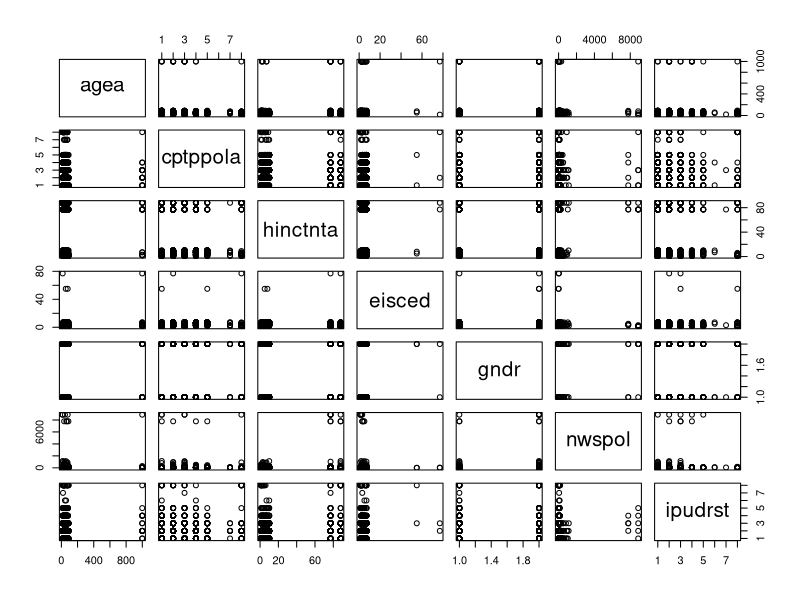
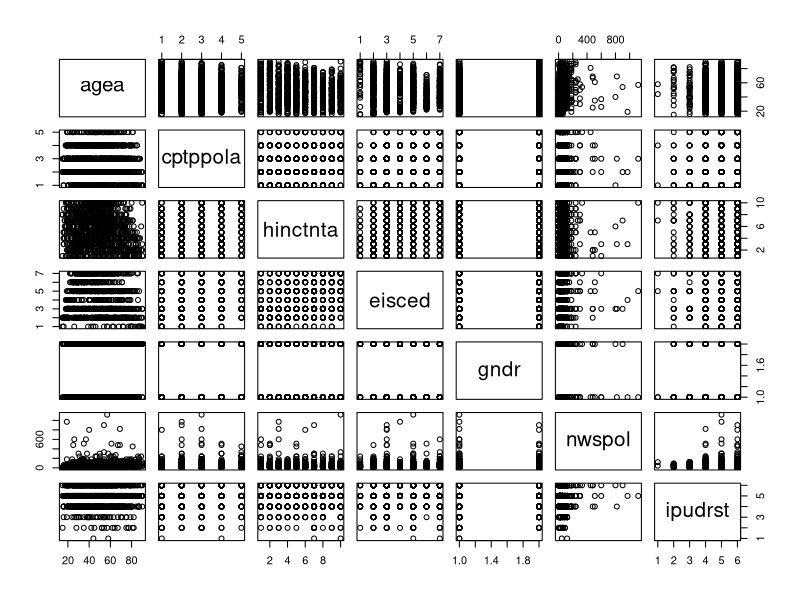
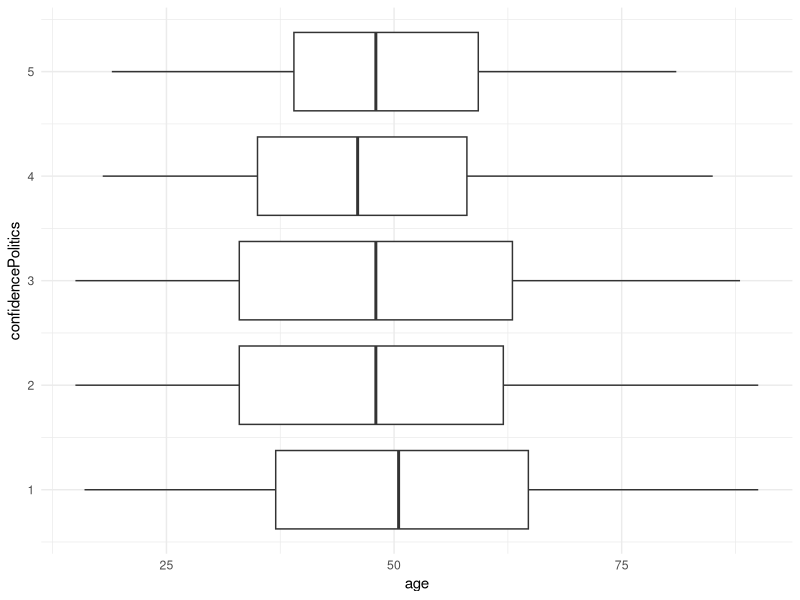
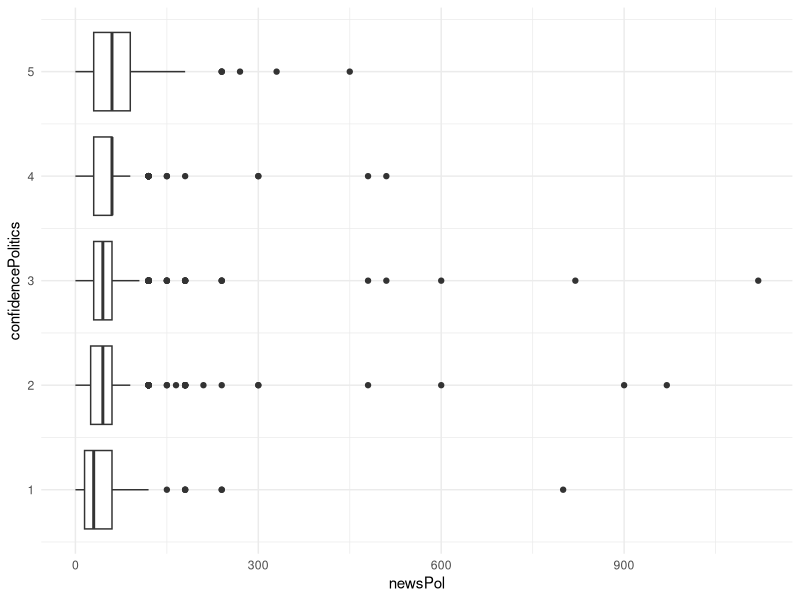
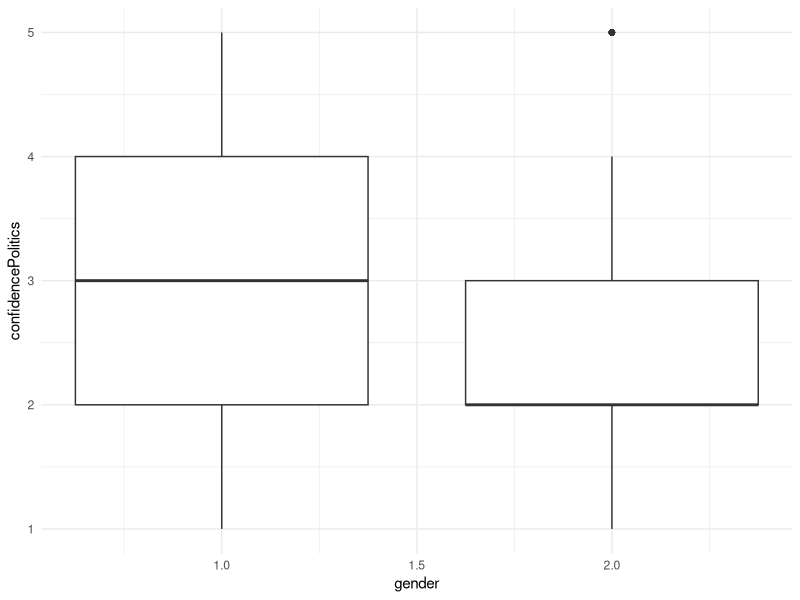
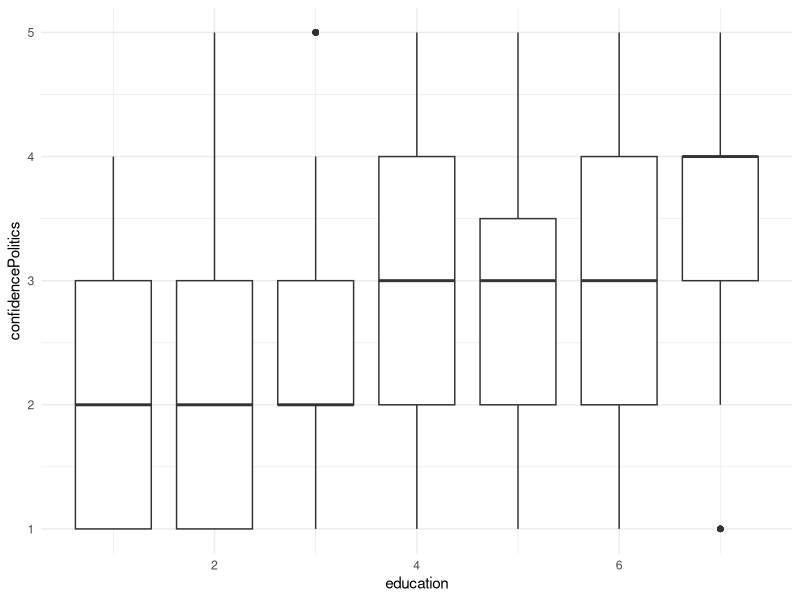
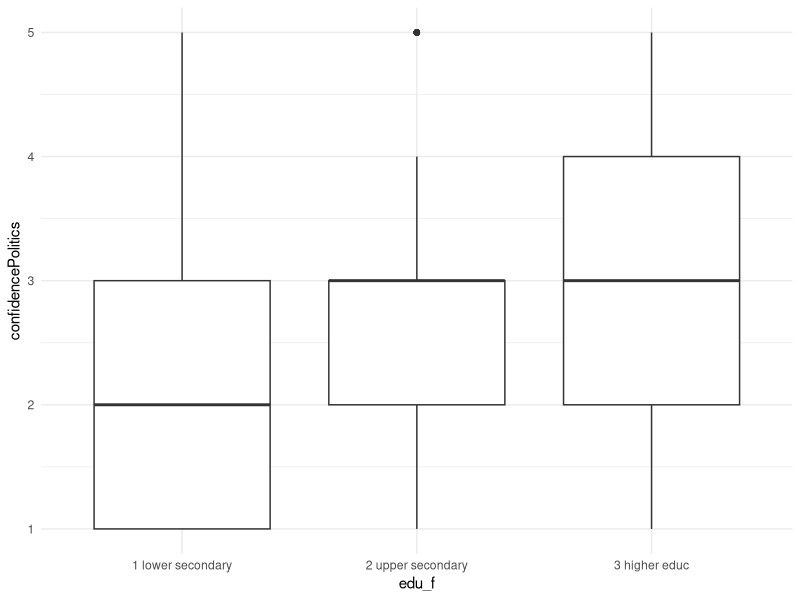
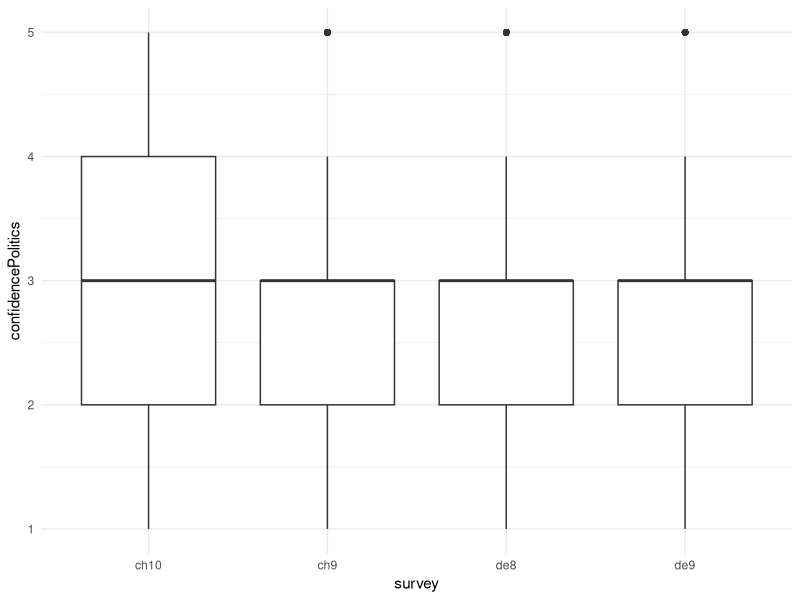

Reproduce these figures in R, in order.
##### ------- setup ------- ######

library(tidyverse)
library(emmeans) # tukey test

theme_set(theme_minimal()) # set default theme for the session

# load ESS data: (similar examples as for the dplyr tutorial)
ESS9_CH <- read.csv("ESSData/ESS9_CH.csv") # replace with relevant dataset for your project

##### ------- data cleaning ------- ######

ESS9_CH_proj <- ESS9_CH %>% 
  select(agea, cptppola, hinctnta, eisced, gndr, nwspol, ipudrst) # new example, we look at what impacts confidence in participating in politics

ESS9_CH_proj %>% plot()

# plot(ESS9_CH_proj)

ESS9_CH_filt <- ESS9_CH_proj %>% 
  filter(cptppola <= 5) %>% 
  filter(agea < 100) %>% 
  filter(hinctnta <= 10) %>% 
  filter(eisced <= 7) %>% 
  filter(gndr < 9) %>% 
  filter(nwspol < 7777) %>% 
  filter(ipudrst <= 6) %>% # check how each variable is operationalized
  mutate(ipudrst = 7-ipudrst)

plot(ESS9_CH_filt)

table(ESS9_CH_filt$eisced) # no 0s so we can use this

# rename columns

ESS9_CH_filt <- ESS9_CH_filt %>% 
  rename(age = agea,
         confidencePolitics = cptppola,
         income = hinctnta,
         education = eisced,
         gender = gndr, # 1 = male, 2 = female, we could recode it with mutate as a categorical variable
         newsPol = nwspol,
         impUnd = ipudrst) 

##### ------- descriptives ------- ######
# some descriptives e.g. 
ESS9_CH_filt %>% 
  ggplot(aes(x = age, y = confidencePolitics, group = confidencePolitics))+
  geom_boxplot()

ESS9_CH_filt %>% 
  ggplot(aes(x = newsPol, y = confidencePolitics, group = confidencePolitics))+
  geom_boxplot()

ESS9_CH_filt %>% 
  ggplot(aes(x = gender, y = confidencePolitics, group = gender))+
  geom_boxplot()

# ESS9_CH_filt %>% 
#   ggplot(aes(x = impUnd, y = confidencePolitics, group = impUnd))+
#   geom_boxplot()
# 
# table(ESS9_CH_filt$impUnd)

ESS9_CH_filt %>% 
  ggplot(aes(x = education, y = confidencePolitics, group = education))+
  geom_boxplot()

# too many categories! I want to simplify this

##### ------- recoding into dummy ------- ######
# I often use ifelse statements:
ESS9_CH_filt$edu_f <- ifelse(ESS9_CH_filt$education %in% c(1,2), "secondary", "other") # simple example

ESS9_CH_filt$edu_f <- ifelse(ESS9_CH_filt$education %in% c(1,2), "1 lower secondary", 
                             ifelse(ESS9_CH_filt$education %in% c(3,4), "2 upper secondary",
                                    ifelse(ESS9_CH_filt$education %in% c(5,6,7), "3 higher educ", NA))) # to recode the whole variable

# see how edu_f is not a numeric anymore
ESS9_CH_filt$edu_f
str(ESS9_CH_filt)
class(ESS9_CH_filt$edu_f)

ESS9_CH_filt %>% 
  ggplot(aes(x = edu_f, y = confidencePolitics, group = edu_f))+
  geom_boxplot()

##### ------- example categorical variable and anova ------- ######
example1 <- lm(confidencePolitics ~ age + income + education + gender + newsPol, data = ESS9_CH_filt) 
summary(example1)

example2 <- lm(confidencePolitics ~ age + income + edu_f + gender + newsPol, data = ESS9_CH_filt) 
summary(example2) # what's the difference? Now we see how each level of education impacts the confidence,
# it makes the interpretation easier than if you had to think about what a 'one unit' increase on the scale of this variable does

anova(example2) # this tells us that education has an effect but we can't tell in what direction

# to get a precise understanding, we can use a pairwise tukey test:
emm_example2 <- emmeans(example2, ~ edu_f)          # estimated marginal means
pairs(emm_example2, adjust = "tukey")                # Tukey pairwise tests



# example of interaction plot (reminder from last week)
# library(sjPlot) # used to plot interactions
# library(sjmisc) # used to plot interactions

# example3 <- lm(confidencePolitics ~ age + income + edu_f + gender + newsPol + income:gender, data = ESS9_CH_filt) 
# summary(example3) 
# 
# plot_model(example3, type = "pred", terms = c("income", "gender"))

##### ------- second example where the categorical variable is not continuous (more fit for anova / tukey test) ------- ######
# now we just saw how to transform a continuous variable into a dummy, but what if you have a category variable that is not 'ordered'?
# we select different ESS instances (different times / different countries):

##### ------- setup ------- ######

ESS9_CH <- read.csv("ESSData/ESS9_CH.csv")

ESS9_CH <- ESS9_CH %>% 
  select(agea, cptppola, hinctnta, eisced, gndr, nwspol, ipudrst) %>% 
  mutate(survey = "ch9")

ESS10_CH <- read.csv("ESSData/ESS10_CHData.csv") 

ESS10_CH <- ESS10_CH %>% 
  select(agea, cptppola, hinctnta, eisced, gndr, nwspol, ipudrst) %>% 
  mutate(survey = "ch10")

ESS9_DE <- read.csv("ESSData/ESS9_DE.csv")

ESS9_DE <- ESS9_DE %>% 
  select(agea, cptppola, hinctnta, eisced, gndr, nwspol, ipudrst) %>% 
  mutate(survey = "de9")

ESS8_DE <- read.csv("ESSData/ESS8_DE.csv")

ESS8_DE <- ESS8_DE %>% 
  select(agea, cptppola, hinctnta, eisced, gndr, nwspol, ipudrst) %>% 
  mutate(survey = "de8")

fullDataset <- rbind(ESS9_CH, ESS10_CH, ESS9_DE, ESS8_DE) # this binds datasets by row

# then we filter
fullDataset_fil <- fullDataset %>% 
  filter(cptppola <= 5) %>% 
  filter(agea < 100) %>% 
  filter(hinctnta <= 10) %>% 
  filter(eisced <= 7) %>% 
  filter(gndr < 9) %>% 
  filter(nwspol < 7777) %>% 
  filter(ipudrst <= 6) %>% # check how each variable is operationalized
  mutate(ipudrst = 7-ipudrst)

fullDataset_fil <- fullDataset_fil %>% 
  rename(age = agea,
         confidencePolitics = cptppola,
         income = hinctnta,
         education = eisced,
         gender = gndr, # 1 = male, 2 = female, we could recode it with mutate as a categorical variable
         newsPol = nwspol,
         impUnd = ipudrst) 

# usually you would run some descriptives
fullDataset_fil %>% 
  ggplot(aes(x = survey, y = confidencePolitics, group = survey))+
  geom_boxplot()

fullDataset_fil %>% 
  ggplot(aes(x = confidencePolitics, fill = survey, y = after_stat(prop)))+
  geom_bar(position = "dodge")

fullDataset_fil %>% 
  ggplot(aes(x = age, y = confidencePolitics, group = confidencePolitics))+
  geom_boxplot()+
  facet_wrap(~survey)

##### ------- example (for non ordered) categorical variable and anova ------- ######

example5 <- lm(confidencePolitics ~ age + income + education + gender + newsPol + survey, data = fullDataset_fil) 
anova(example5) # this tells us the category survey has an effect significant effect on the confidence to participate in politics, but we don't know how

summary(example5) # this compares every category to the reference category and assesses significance.

# to get a precise understanding, we can use a pairwise tukey test:
emm_survey <- emmeans(example5, ~ survey)          # estimated marginal means
pairs(emm_survey, adjust = "tukey")                # Tukey pairwise tests
